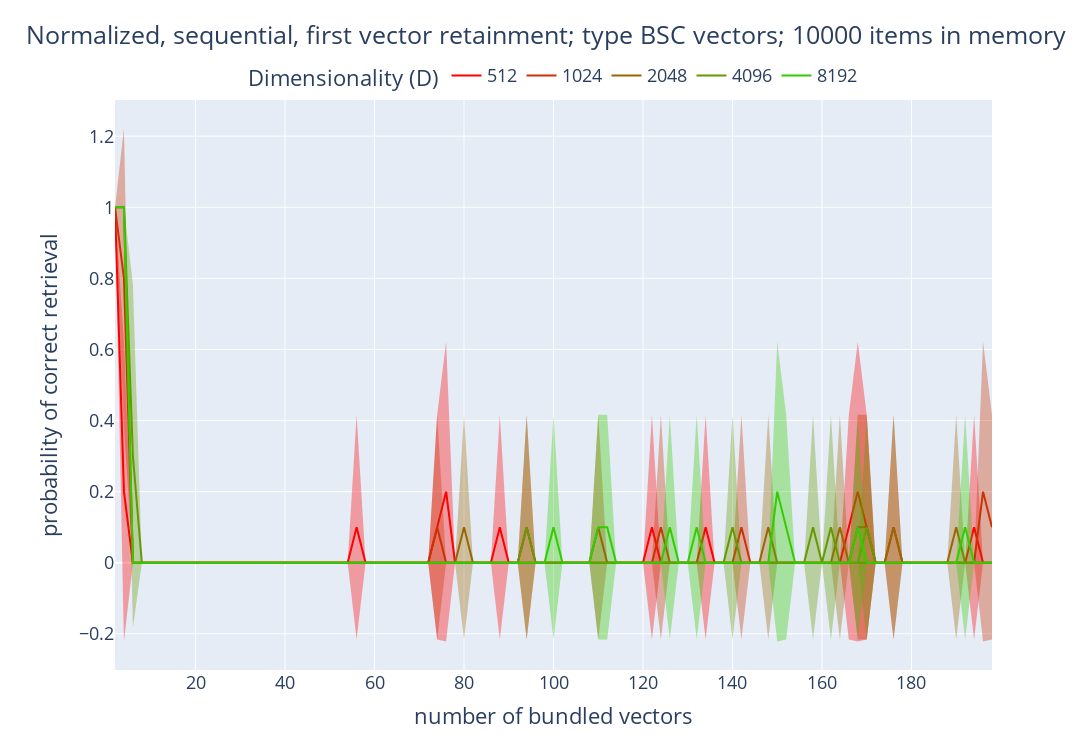

Write notebook code for a chart like this one.
### Markdown cell above
Plot if first vector can be retrieved from the bundled vector

### Code cell
fig = go.Figure()

for d_idx in range(len(DIMENSIONS)):
    fig.add_trace(go.Scatter(x=BUNDLE_SIZES, y=first_vec_retainment_mean[d_idx, :],
                             name=f'{DIMENSIONS[d_idx]}',
                             line=dict(color=f'rgb({255 - 255 * d_idx // len(DIMENSIONS)}, {255 * d_idx // len(DIMENSIONS)}, 1)')))
    fig.add_trace(go.Scatter(x=BUNDLE_SIZES + BUNDLE_SIZES[::-1], y=np.concatenate([first_vec_retainment_mean[d_idx, :] + first_vec_retainment_std[d_idx, :],
                        (first_vec_retainment_mean[d_idx, :] - first_vec_retainment_std[d_idx, :]).flip(0)]),
                        fill='toself',
                        line=dict(width=0),
                        fillcolor=f'rgba({255 - 255 * d_idx // len(DIMENSIONS)}, {255 * d_idx // len(DIMENSIONS)}, 1, 0.35)',
                        showlegend=False
    ))

fig.update_layout(title=dict(
            text=f'Normalized, sequential, first vector retainment; type {vsa_type} vectors; {item_memory_size} items in memory',
            x=0.5,
            y=.965,
          ),
          legend=dict(
            orientation="h",
            yanchor="top",
            y=1.075,
            xanchor="center",
            x=0.5,
            title='Dimensionality (D)'
          ),
          xaxis_title='number of bundled vectors',
          yaxis_title='probability of correct retrieval',
          width=1250,
          height=750,
          font=dict(
            size=18,
          ),
          margin=dict(l=115, r=100, t=100, b=80),
)

fig.show()

### Figure 1 — Plotly figure (JSON) as saved in the notebook; plotly's stock layout.template omitted (floating-point values rounded to 4 significant figures; data arrays with more than 128 entries replaced by an {"elided": "..."} marker saying what was removed)
{"data": [{"line": {"color": "rgb(255, 0, 1)"}, "name": "512", "type": "scatter", "x": [2, 4, 6, 8, 10, 12, 14, 16, 18, 20, 22, 24, 26, 28, 30, 32, 34, 36, 38, 40, 42, 44, 46, 48, 50, 52, 54, 56, 58, 60, 62, 64, 66, 68, 70, 72, 74, 76, 78, 80, 82, 84, 86, 88, 90, 92, 94, 96, 98, 100, 102, 104, 106, 108, 110, 112, 114, 116, 118, 120, 122, 124, 126, 128, 130, 132, 134, 136, 138, 140, 142, 144, 146, 148, 150, 152, 154, 156, 158, 160, 162, 164, 166, 168, 170, 172, 174, 176, 178, 180, 182, 184, 186, 188, 190, 192, 194, 196, 198], "y": [1, 0.2, 0, 0, 0, 0, 0, 0, 0, 0, 0, 0, 0, 0, 0, 0, 0, 0, 0, 0, 0, 0, 0, 0, 0, 0, 0, 0.1, 0, 0, 0, 0, 0, 0, 0, 0, 0.1, 0.2, 0, 0, 0, 0, 0, 0.1, 0, 0, 0.1, 0, 0, 0, 0, 0, 0, 0, 0, 0, 0, 0, 0, 0, 0.1, 0, 0, 0, 0, 0, 0.1, 0, 0, 0, 0, 0, 0, 0, 0, 0, 0, 0, 0, 0, 0, 0, 0.1, 0.2, 0.1, 0, 0, 0, 0, 0, 0, 0, 0, 0, 0, 0, 0.1, 0, 0]}, {"fill": "toself", "fillcolor": "rgba(255, 0, 1, 0.35)", "line": {"width": 0}, "showlegend": false, "type": "scatter", "x": {"elided": "198 int values"}, "y": {"elided": "198 float values"}}, {"line": {"color": "rgb(204, 51, 1)"}, "name": "1024", "type": "scatter", "x": [2, 4, 6, 8, 10, 12, 14, 16, 18, 20, 22, 24, 26, 28, 30, 32, 34, 36, 38, 40, 42, 44, 46, 48, 50, 52, 54, 56, 58, 60, 62, 64, 66, 68, 70, 72, 74, 76, 78, 80, 82, 84, 86, 88, 90, 92, 94, 96, 98, 100, 102, 104, 106, 108, 110, 112, 114, 116, 118, 120, 122, 124, 126, 128, 130, 132, 134, 136, 138, 140, 142, 144, 146, 148, 150, 152, 154, 156, 158, 160, 162, 164, 166, 168, 170, 172, 174, 176, 178, 180, 182, 184, 186, 188, 190, 192, 194, 196, 198], "y": [1, 0.8, 0, 0, 0, 0, 0, 0, 0, 0, 0, 0, 0, 0, 0, 0, 0, 0, 0, 0, 0, 0, 0, 0, 0, 0, 0, 0, 0, 0, 0, 0, 0, 0, 0, 0, 0.1, 0, 0, 0, 0, 0, 0, 0, 0, 0, 0, 0, 0, 0, 0, 0, 0, 0, 0.1, 0, 0, 0, 0, 0, 0, 0.1, 0, 0, 0, 0, 0, 0, 0, 0, 0.1, 0, 0, 0, 0, 0, 0, 0, 0, 0, 0, 0, 0, 0.1, 0.1, 0, 0, 0.1, 0, 0, 0, 0, 0, 0, 0, 0, 0, 0.2, 0.1]}, {"fill": "toself", "fillcolor": "rgba(204, 51, 1, 0.35)", "line": {"width": 0}, "showlegend": false, "type": "scatter", "x": {"elided": "198 int values"}, "y": {"elided": "198 float values"}}, {"line": {"color": "rgb(153, 102, 1)"}, "name": "2048", "type": "scatter", "x": [2, 4, 6, 8, 10, 12, 14, 16, 18, 20, 22, 24, 26, 28, 30, 32, 34, 36, 38, 40, 42, 44, 46, 48, 50, 52, 54, 56, 58, 60, 62, 64, 66, 68, 70, 72, 74, 76, 78, 80, 82, 84, 86, 88, 90, 92, 94, 96, 98, 100, 102, 104, 106, 108, 110, 112, 114, 116, 118, 120, 122, 124, 126, 128, 130, 132, 134, 136, 138, 140, 142, 144, 146, 148, 150, 152, 154, 156, 158, 160, 162, 164, 166, 168, 170, 172, 174, 176, 178, 180, 182, 184, 186, 188, 190, 192, 194, 196, 198], "y": [1, 1, 0, 0, 0, 0, 0, 0, 0, 0, 0, 0, 0, 0, 0, 0, 0, 0, 0, 0, 0, 0, 0, 0, 0, 0, 0, 0, 0, 0, 0, 0, 0, 0, 0, 0, 0, 0, 0, 0.1, 0, 0, 0, 0, 0, 0, 0, 0, 0, 0, 0, 0, 0, 0, 0, 0, 0, 0, 0, 0, 0, 0, 0, 0, 0, 0, 0, 0, 0, 0, 0, 0, 0, 0.1, 0, 0, 0, 0, 0, 0, 0, 0.1, 0, 0, 0, 0, 0, 0.1, 0, 0, 0, 0, 0, 0, 0.1, 0, 0, 0, 0]}, {"fill": "toself", "fillcolor": "rgba(153, 102, 1, 0.35)", "line": {"width": 0}, "showlegend": false, "type": "scatter", "x": {"elided": "198 int values"}, "y": {"elided": "198 float values"}}, {"line": {"color": "rgb(102, 153, 1)"}, "name": "4096", "type": "scatter", "x": [2, 4, 6, 8, 10, 12, 14, 16, 18, 20, 22, 24, 26, 28, 30, 32, 34, 36, 38, 40, 42, 44, 46, 48, 50, 52, 54, 56, 58, 60, 62, 64, 66, 68, 70, 72, 74, 76, 78, 80, 82, 84, 86, 88, 90, 92, 94, 96, 98, 100, 102, 104, 106, 108, 110, 112, 114, 116, 118, 120, 122, 124, 126, 128, 130, 132, 134, 136, 138, 140, 142, 144, 146, 148, 150, 152, 154, 156, 158, 160, 162, 164, 166, 168, 170, 172, 174, 176, 178, 180, 182, 184, 186, 188, 190, 192, 194, 196, 198], "y": [1, 1, 0.3, 0, 0, 0, 0, 0, 0, 0, 0, 0, 0, 0, 0, 0, 0, 0, 0, 0, 0, 0, 0, 0, 0, 0, 0, 0, 0, 0, 0, 0, 0, 0, 0, 0, 0, 0, 0, 0, 0, 0, 0, 0, 0, 0, 0.1, 0, 0, 0, 0, 0, 0, 0, 0, 0, 0, 0, 0, 0, 0, 0, 0, 0, 0, 0, 0, 0, 0, 0.1, 0, 0, 0, 0, 0, 0, 0, 0, 0.1, 0, 0.1, 0, 0, 0, 0.1, 0, 0, 0, 0, 0, 0, 0, 0, 0, 0, 0, 0, 0, 0]}, {"fill": "toself", "fillcolor": "rgba(102, 153, 1, 0.35)", "line": {"width": 0}, "showlegend": false, "type": "scatter", "x": {"elided": "198 int values"}, "y": {"elided": "198 float values"}}, {"line": {"color": "rgb(51, 204, 1)"}, "name": "8192", "type": "scatter", "x": [2, 4, 6, 8, 10, 12, 14, 16, 18, 20, 22, 24, 26, 28, 30, 32, 34, 36, 38, 40, 42, 44, 46, 48, 50, 52, 54, 56, 58, 60, 62, 64, 66, 68, 70, 72, 74, 76, 78, 80, 82, 84, 86, 88, 90, 92, 94, 96, 98, 100, 102, 104, 106, 108, 110, 112, 114, 116, 118, 120, 122, 124, 126, 128, 130, 132, 134, 136, 138, 140, 142, 144, 146, 148, 150, 152, 154, 156, 158, 160, 162, 164, 166, 168, 170, 172, 174, 176, 178, 180, 182, 184, 186, 188, 190, 192, 194, 196, 198], "y": [1, 1, 0, 0, 0, 0, 0, 0, 0, 0, 0, 0, 0, 0, 0, 0, 0, 0, 0, 0, 0, 0, 0, 0, 0, 0, 0, 0, 0, 0, 0, 0, 0, 0, 0, 0, 0, 0, 0, 0, 0, 0, 0, 0, 0, 0, 0, 0, 0, 0.1, 0, 0, 0, 0, 0.1, 0.1, 0, 0, 0, 0, 0, 0, 0.1, 0, 0, 0.1, 0, 0, 0, 0, 0, 0, 0, 0, 0.2, 0.1, 0, 0, 0, 0, 0, 0, 0, 0.1, 0, 0, 0, 0, 0, 0, 0, 0, 0, 0, 0, 0.1, 0, 0, 0]}, {"fill": "toself", "fillcolor": "rgba(51, 204, 1, 0.35)", "line": {"width": 0}, "showlegend": false, "type": "scatter", "x": {"elided": "198 int values"}, "y": {"elided": "198 float values"}}], "layout": {"font": {"size": 18}, "height": 750, "legend": {"orientation": "h", "title": {"text": "Dimensionality (D)"}, "x": 0.5, "xanchor": "center", "y": 1.075, "yanchor": "top"}, "margin": {"b": 80, "l": 115, "r": 100, "t": 100}, "title": {"text": "Normalized, sequential, first vector retainment; type BSC vectors; 10000 items in memory", "x": 0.5, "y": 0.965}, "width": 1250, "xaxis": {"title": {"text": "number of bundled vectors"}}, "yaxis": {"title": {"text": "probability of correct retrieval"}}}}
